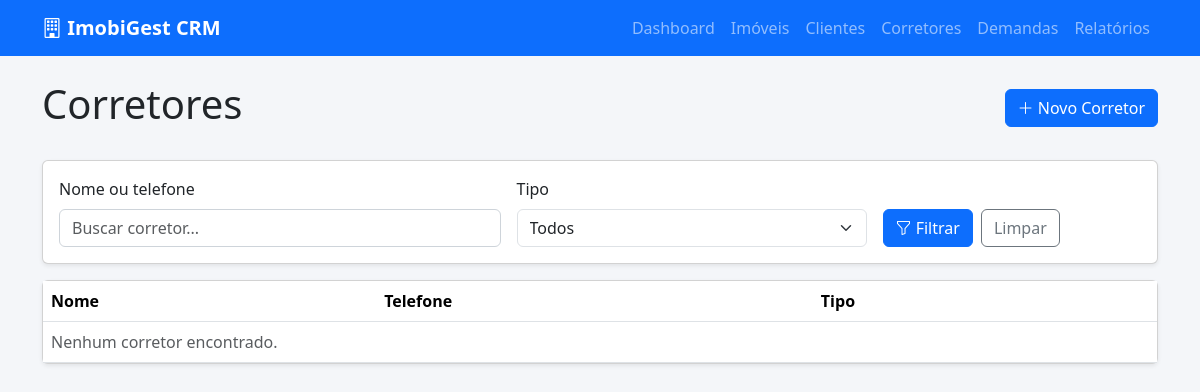
/corretores/, run on an earlier commit of the app's database.
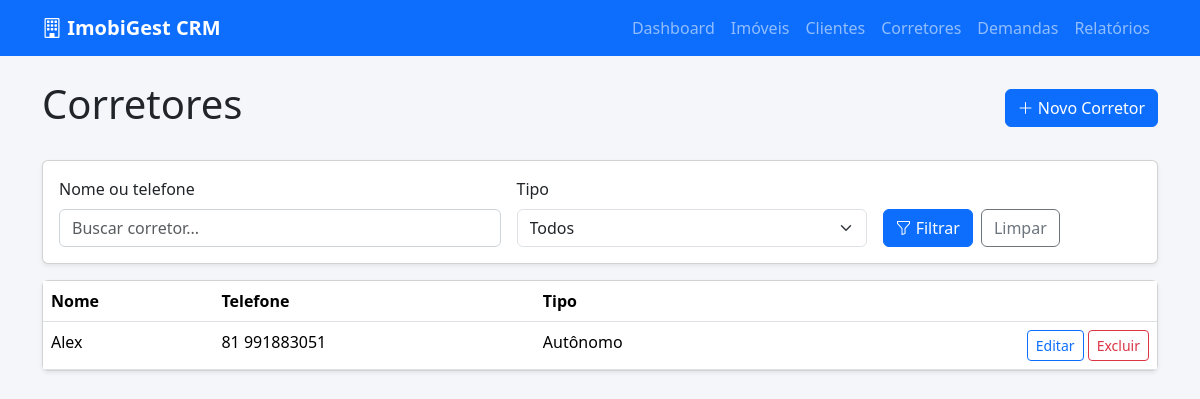
And on a later commit of the database.
### apps/imoveis/models.py (models this page shows, shortened)
class Corretor(models.Model):
    TIPO_CHOICES = [
        ('autonomo', 'Autônomo'),
        ('imobiliaria', 'Imobiliária'),
    ]
    nome = models.CharField(max_length=150)
    telefone = models.CharField(max_length=20)
    tipo = models.CharField(max_length=20, choices=TIPO_CHOICES)
    observacao = models.TextField(blank=True, null=True)

### apps/corretores/views.py (the view)
# urls.py: path('', CorretorListView.as_view(), name='list'),
class CorretorListView(ListView):
    model = Corretor
    template_name = 'corretores/list.html'
    context_object_name = 'corretores'
    paginate_by = 10
    def get_queryset(self):
        qs = Corretor.objects.all()
        params = self.request.GET
        if q := params.get('q', '').strip():
            qs = qs.filter(
                Q(nome__icontains=q) | Q(telefone__icontains=q)
            )
        if tipo := params.get('tipo', '').strip():
            qs = qs.filter(tipo=tipo)
        return qs.order_by('nome')
    def get_context_data(self, **kwargs):
        context = super().get_context_data(**kwargs)
        context['tipo_choices'] = Corretor.TIPO_CHOICES
        return context

### apps/corretores/templates/corretores/list.html (shortened to what this page needs)
{% extends 'base.html' %}
{% block content %}
<div class="d-flex justify-content-between align-items-center mb-4">
    <h1>Corretores</h1>
    <a href="{% url 'corretores:create' %}" class="btn btn-primary"><i class="bi bi-plus-lg"></i> Novo Corretor</a>
</div>
<div class="card shadow-sm mb-3">
    <div class="card-body">
        <form method="get" class="row g-3 align-items-end">
            <div class="col-md-5">
                <label class="form-label">Nome ou telefone</label>
                <input type="text" name="q" class="form-control" placeholder="Buscar corretor..." value="{{ request.GET.q }}">
            </div>
            <div class="col-md-4">
                <label class="form-label">Tipo</label>
                <select name="tipo" class="form-select">
                    <option value="">Todos</option>
                </select>
            </div>
            <div class="col-md-3 d-flex gap-2">
                <button class="btn btn-primary"><i class="bi bi-funnel"></i> Filtrar</button>
                <a href="{% url 'corretores:list' %}" class="btn btn-outline-secondary">Limpar</a>
            </div>
        </form>
    </div>
</div>
<div class="card shadow-sm">
    <div class="table-responsive">
        <table class="table table-hover mb-0">
            <thead>
                <tr>
                    <th>Nome</th>
                    <th>Telefone</th>
                    <th>Tipo</th>
                    <th></th>
                </tr>
            </thead>
            <tbody>
                {% for corretor in corretores %}
                <tr>
                    <td>{{ corretor.nome }}</td>
                    <td>{{ corretor.telefone }}</td>
                    <td>{{ corretor.get_tipo_display }}</td>
                    <td class="table-actions text-end">
                        <a href="{% url 'corretores:update' corretor.pk %}" class="btn btn-sm btn-outline-primary">Editar</a>
                        <a href="{% url 'corretores:delete' corretor.pk %}" class="btn btn-sm btn-outline-danger">Excluir</a>
                    </td>
                </tr>
                {% empty %}
                <tr><td colspan="4" class="text-muted">Nenhum corretor encontrado.</td></tr>
                {% endfor %}
            </tbody>
        </table>
    </div>
</div>
{% endblock %}

What changed in the data, as far as the page shows it:
added Corretor: nome "Alex", telefone "81 991883051", tipo "Autônomo"
Also different on the page:
text no longer shown: "Nenhum corretor encontrado."
